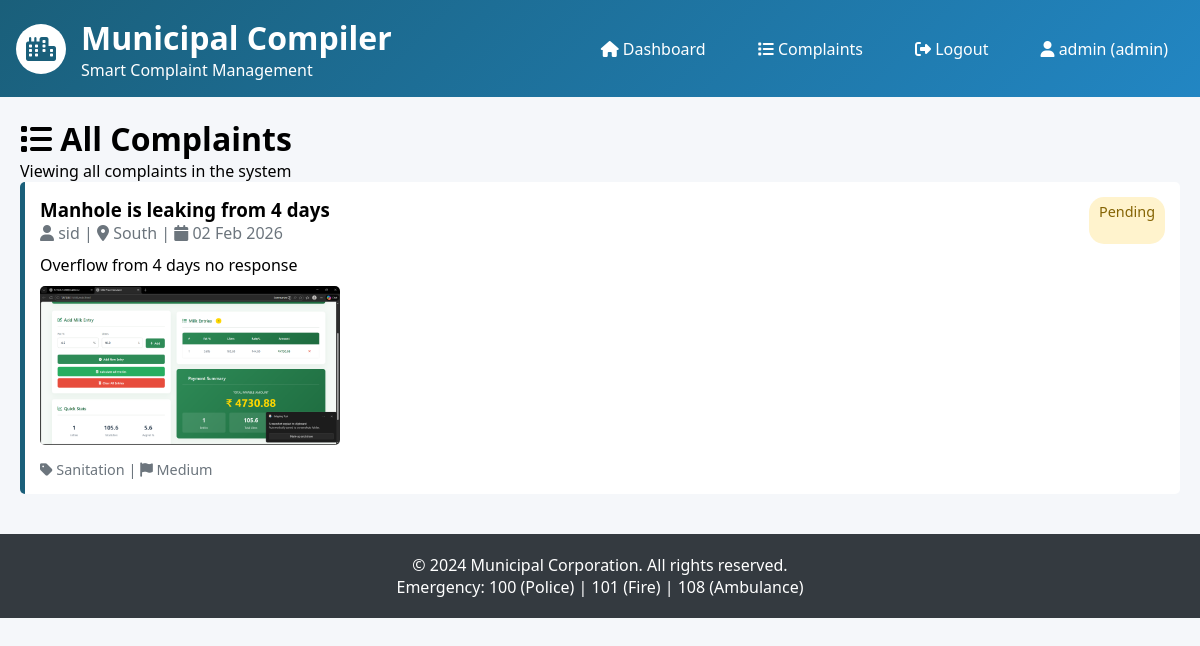
Screenshot of /complaints (signed in) with the database file from the repository.
### municipa_app.py (models this page shows, shortened)
class User(UserMixin, db.Model):
    __tablename__ = 'users'
    id = db.Column(db.Integer, primary_key=True)
    username = db.Column(db.String(80), unique=True, nullable=False)
    email = db.Column(db.String(120), unique=True, nullable=False)
    password_hash = db.Column(db.String(200), nullable=False)
    role = db.Column(db.String(20), nullable=False)  # 'user', 'officer', 'admin'
    taluka = db.Column(db.String(50), nullable=True)
    department = db.Column(db.String(100), nullable=True)
    phone = db.Column(db.String(15), nullable=True)
    created_at = db.Column(db.DateTime, default=datetime.utcnow)

class Complaint(db.Model):
    __tablename__ = 'complaints'
    id = db.Column(db.Integer, primary_key=True)
    title = db.Column(db.String(200), nullable=False)
    description = db.Column(db.Text, nullable=False)
    category = db.Column(db.String(50), nullable=False)
    latitude = db.Column(db.Float, nullable=True)
    longitude = db.Column(db.Float, nullable=True)
    address = db.Column(db.String(300), nullable=True)
    image_path = db.Column(db.String(300), nullable=True)
    status = db.Column(db.String(20), default='pending')
    priority = db.Column(db.String(20), default='medium')
    user_id = db.Column(db.Integer, db.ForeignKey('users.id'), nullable=False)
    assigned_officer_id = db.Column(db.Integer, db.ForeignKey('users.id'), nullable=True)
    taluka = db.Column(db.String(50), nullable=False)
    created_at = db.Column(db.DateTime, default=datetime.utcnow)
    updated_at = db.Column(db.DateTime, onupdate=datetime.utcnow)
    resolved_image_path = db.Column(db.String(300), nullable=True)
    resolution_details = db.Column(db.Text, nullable=True)
    resolved_at = db.Column(db.DateTime, nullable=True)
    resolved_by = db.Column(db.Integer, db.ForeignKey('users.id'), nullable=True)
    author = db.relationship('User', foreign_keys=[user_id], backref='authored_complaints')
    assigned_officer = db.relationship('User', foreign_keys=[assigned_officer_id], backref='assigned_complaints')
    resolver = db.relationship('User', foreign_keys=[resolved_by], backref='resolved_complaints')

### municipa_app.py (the view)
@app.route('/complaints')
@login_required
def view_complaints():
    if current_user.role == 'admin':
        complaints = Complaint.query.order_by(Complaint.created_at.desc()).all()
    elif current_user.role == 'officer':
        complaints = Complaint.query.filter_by(taluka=current_user.taluka).order_by(Complaint.created_at.desc()).all() if current_user.taluka else []
    else:
        complaints = Complaint.query.filter_by(user_id=current_user.id).order_by(Complaint.created_at.desc()).all()
    return render_template('view_complaints.html', complaints=complaints)

### municipa_app.py (called while the page is built)
@login_manager.user_loader
def load_user(user_id):
    return User.query.get(int(user_id))

### templates/view_complaints.html (shortened to what this page needs)
{% extends "base.html" %}
{% block content %}
<h1><i class="fas fa-list"></i> All Complaints</h1>
<p>Viewing all complaints in the system</p>
{% if complaints %}
    {% for complaint in complaints %}
    <div class="complaint-item">
        <div style="display: flex; justify-content: space-between; margin-bottom: 10px;">
            <div>
                <h3>{{ complaint.title }}</h3>
                <p style="color: var(--gray-color);">
                    <i class="fas fa-user"></i> {{ complaint.author.username }} |
                    <i class="fas fa-map-marker-alt"></i> {{ complaint.taluka }} |
                    <i class="fas fa-calendar"></i> {{ complaint.created_at.strftime('%d %b %Y') }}
                </p>
            </div>
            <span class="status status-{{ complaint.status }}">
                {{ complaint.status|replace('_', ' ')|title }}
            </span>
        </div>
        <p>{{ complaint.description }}</p>
        {% if complaint.image_path %}
        <div style="margin: 10px 0;">
            <img src="{{ url_for('uploaded_file', filename=complaint.image_path) }}"
                 alt="Complaint Image" style="max-width: 300px; border-radius: 5px;">
        </div>
        {% endif %}
        <div style="color: var(--gray-color); font-size: 0.9em;">
            <i class="fas fa-tag"></i> {{ complaint.category }} |
            <i class="fas fa-flag"></i> {{ complaint.priority|title }}
        </div>
    </div>
    {% endfor %}
{% else %}
<div class="card" style="text-align: center; padding: 40px;">
    <i class="fas fa-inbox fa-3x" style="color: var(--gray-color); margin-bottom: 20px;"></i>
    <h3>No Complaints Found</h3>
    <p>There are no complaints in the system.</p>
</div>
{% endif %}
{% endblock %}

### templates/base.html (shortened to what this page needs)
<!DOCTYPE html>
<html lang="en">
<head>
    <link rel="stylesheet" href="https://cdnjs.cloudflare.com/ajax/libs/font-awesome/6.4.0/css/all.min.css">
</head>
<body>
    <header class="header">
        <div class="logo">
            <div class="logo-icon">
                <i class="fas fa-city"></i>
            </div>
            <div>
                <h1>Municipal Compiler</h1>
                <p>Smart Complaint Management</p>
            </div>
        </div>
        <nav class="nav">
            {% if current_user.is_authenticated %}
                <a href="{{ url_for('dashboard') }}"><i class="fas fa-home"></i> Dashboard</a>
                <a href="{{ url_for('view_complaints') }}"><i class="fas fa-list"></i> Complaints</a>
                <a href="{{ url_for('logout') }}"><i class="fas fa-sign-out-alt"></i> Logout</a>
                <span style="padding: 8px 16px;">
                    <i class="fas fa-user"></i> {{ current_user.username }} ({{ current_user.role }})
                </span>
            {% endif %}
        </nav>
    </header>
    <div class="container">
        {% block content %}{% endblock %}
    </div>
    <footer class="footer">
        <p>&copy; 2024 Municipal Corporation. All rights reserved.</p>
        <p>Emergency: 100 (Police) | 101 (Fire) | 108 (Ambulance)</p>
    </footer>
</body>
</html>

### templates/base.html (style rules this page uses)
:root { --primary-color: #1a5f7a; --secondary-color: #57cc99; --accent-color: #ff9a3c; --danger-color: #ff6b6b; --warning-color: #ffd93d; --success-color: #6bcf7f; --light-color: #f8f9fa; --dark-color: #343a40; --gray-color: #6c757d; }
* { margin: 0; padding: 0; box-sizing: border-box; }
body { font-family: 'Segoe UI', Tahoma, Geneva, Verdana, sans-serif; background: #f5f7fa; min-height: 100vh; }
.header { background: linear-gradient(135deg, #1a5f7a 0%, #2286c3 100%); color: white; padding: 1rem; display: flex; justify-content: space-between; align-items: center; }
.logo { display: flex; align-items: center; gap: 15px; }
.logo-icon { width: 50px; height: 50px; background: white; border-radius: 50%; display: flex; align-items: center; justify-content: center; color: var(--primary-color); font-size: 24px; }
.nav { display: flex; gap: 20px; }
.nav a { color: white; text-decoration: none; padding: 8px 16px; }
.container { max-width: 1200px; margin: 20px auto; padding: 0 20px; }
.complaint-item { background: white; border-left: 5px solid var(--primary-color); padding: 15px; margin-bottom: 15px; border-radius: 5px; }
.status { padding: 5px 10px; border-radius: 15px; font-size: 0.9em; }
.status-pending { background: #fff3cd; color: #856404; }
.footer { background: var(--dark-color); color: white; text-align: center; padding: 20px; margin-top: 40px; }

### rows the page displays
User: username "admin", role "admin"
Complaint: title "Manhole is leaking from 4 days", author.username "sid", taluka "South", created_at "02 Feb 2026", status "Pending", description "Overflow from 4 days no response", image_path (picture), category "Sanitation", priority "Medium"
